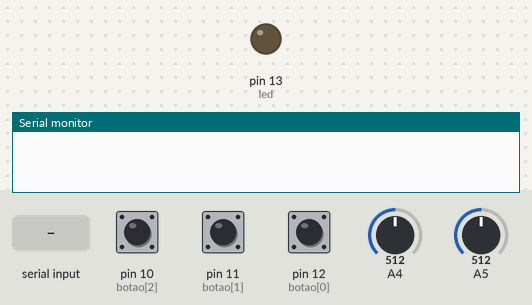
This sketch was run on a simulated Arduino Uno, built with avr-gcc and run on an emulated ATmega328P. On the bench: output pins drawn as LEDs (lit = HIGH), the last lines printed to the serial monitor. The test bench sets the inputs (shaded band); at power-on: pin 10 (botao[2]) LOW, pin 11 (botao[1]) LOW, pin 12 (botao[0]) LOW, A4 = 512, A5 = 512.

Above: at 1.2 s.
1.3 s: "a" received over Serial
At 2.2 s:
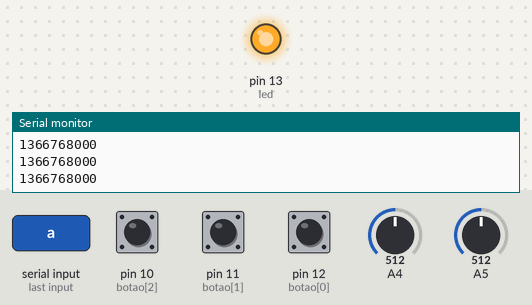
2.8 s: "b" received over Serial
At 3.7 s:
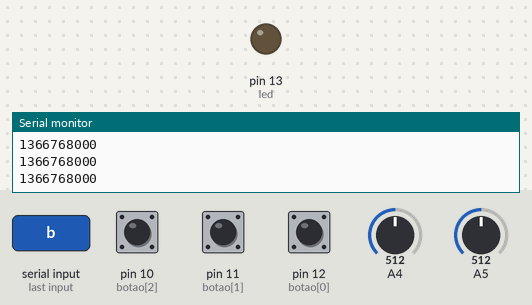
Timing chart, 0 to 5.8 s (numbered marks = the images above; inputs shaded):
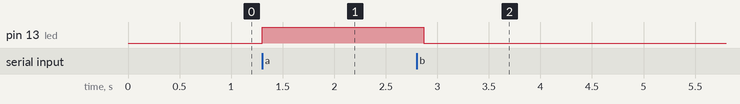

The sketch:

acelerometro_com_calibra__o.ino
```cpp
int inputAccX[100],inputAccY[100];
long resultAccX, resultAccY,resultAccZ;
long xValue, yValue;
int led = 13;
int led_flag;
int flag = 0;
int botao[8] = {12, 11, 10, 9, 8, 7, 6, 5};
int estado_botao[8] = {0, 0, 0, 0, 0, 0, 0, 0};

void setup() {
 Serial.begin(9600);
 pinMode(led, OUTPUT);
 for (int count = 0; count < 7; count++)
 {
   pinMode(botao[count], INPUT);
 }
 digitalWrite(led, LOW);
}

 String ArrumandoZeroX(int i)
 {
   String ret;
   if (i < 1000){
   ret += "0";
   }
   if (i < 100){
   ret += "0";
   }
   if (i < 10){
   ret += "0";
   }
   ret += i;
   return ret;
 }

  String ArrumandoZeroY(int i)
 {
   String ret;
   if (i < 100){
   ret += "0";
   }
   if (i < 10){
   ret += "0";
   }
   ret += i;
   return ret;
 }

 int calibrateAccX()
{
  for(int i=0;i<100;i++)
  {
    inputAccX[i] = analogRead(A5);
  }
  for(int i=0;i<100;i++)
  {
    resultAccX += inputAccX[i];
  }
  resultAccX = resultAccX/100;
  return resultAccX;
}

int calibrateAccY()
{
  for(int i=0;i<100;i++)
  {
    inputAccY[i] = analogRead(A4);
  }
  for(int i=0;i<100;i++)
  {
    resultAccY += inputAccY[i];
  }
  resultAccY = resultAccY/100;
  return resultAccY;
}

int ler_botao(int botao)
{
   return digitalRead(botao);
}
void loop() {
    led_flag = Serial.read();
    if(led_flag == 'a' || flag == 1){
    digitalWrite(led, HIGH);
    xValue = calibrateAccX();
    if (xValue < 220)
      xValue = 220;
    if (xValue > 430)
      xValue = 430;
     yValue = calibrateAccY();
     if (yValue < 240)
      yValue = 240;
     if (yValue > 410)
      yValue = 410;
     xValue = map(xValue, 220, 430, 0, 1366);
     yValue = map(yValue, 240, 410, 0, 768);
     String X = ArrumandoZeroX(xValue);
     String Y = ArrumandoZeroY(yValue);
    Serial.print(X);
    Serial.print(Y);
    for(int count = 0; count < 3; count++)
    {
    estado_botao[count]= ler_botao(botao[count]);
    Serial.print(estado_botao[count]);
    }
   Serial.println("");
    flag = 1;
    delay(20);
    }
      if(led_flag == 'b'){
          digitalWrite(led, LOW);
          flag = 0;
    }
}
```

Measured:
- after the input at 1.3 s, pin 13 (led): LOW → HIGH at once
- after the input at 2.8 s, pin 13 (led): HIGH → LOW after 0.07 s
